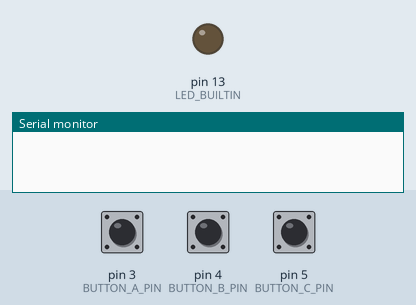
This sketch was run on a simulated Arduino Uno, built with avr-gcc and run on an emulated ATmega328P. Parts: output pins drawn as LEDs (lit = HIGH), the last lines printed to the serial monitor. Inputs (shaded band) come from the test bench; at power-on: pin 3 (BUTTON_A_PIN) LOW, pin 4 (BUTTON_B_PIN) LOW, pin 5 (BUTTON_C_PIN) LOW.

Above: at 1.2 s.
1.3 s: pin 3 (BUTTON_A_PIN) pulled HIGH for 0.15 s
At 1.4 s:
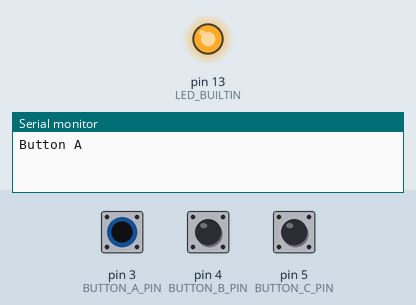
3.0 s: pin 4 (BUTTON_B_PIN) pulled HIGH for 0.15 s
At 4.3 s:
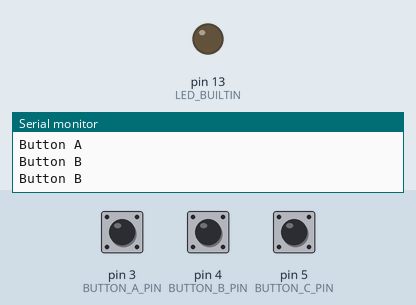
4.6 s: pin 5 (BUTTON_C_PIN) pulled HIGH for 0.15 s
At 4.7 s:
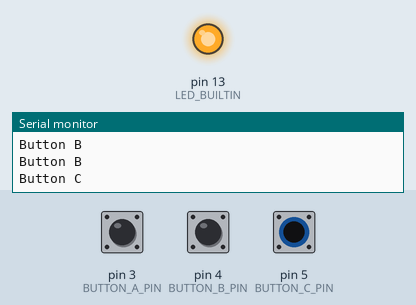
6.2 s: pin 5 (BUTTON_C_PIN) pulled HIGH for 3.2 s
At 10.4 s:
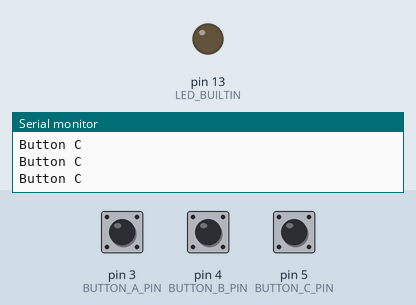
10.9 s: pin 3 (BUTTON_A_PIN) pulled HIGH for 3.2 s
At 11.6 s:
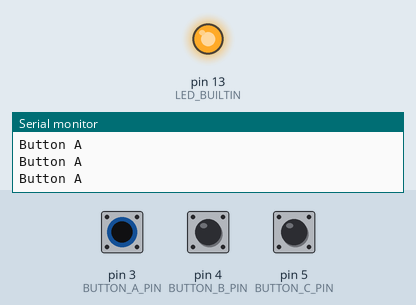
Timing chart, 0 to 15.6 s (numbered marks = the images above; inputs shaded):
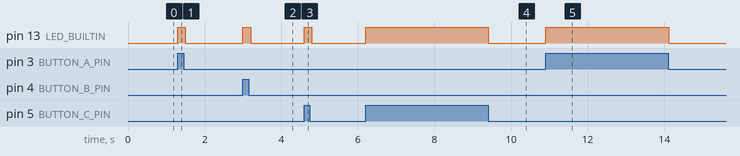

The sketch:

ButtonTest.ino
```cpp
// Philly Code Camp IoT Workshop
// Test button wiring

// Define pins for the buttons
#define BUTTON_A_PIN 3
#define BUTTON_B_PIN 4
#define BUTTON_C_PIN 5

void setup() {
  Serial.begin(9600);

  // Uncomment next line to wait for a serial connection
  // while (!Serial) { }

  // initialize digital pin LED_BUILTIN as an output.
  pinMode(LED_BUILTIN, OUTPUT);

  // initialize button pins as input.
  pinMode(BUTTON_A_PIN, INPUT);
  pinMode(BUTTON_B_PIN, INPUT);
  pinMode(BUTTON_C_PIN, INPUT);

}

void loop() {

  bool buttonA = digitalRead(BUTTON_A_PIN);
  bool buttonB = digitalRead(BUTTON_B_PIN);
  bool buttonC = digitalRead(BUTTON_C_PIN);

  if (buttonA) {
    Serial.println("Button A");
    digitalWrite(LED_BUILTIN, HIGH);
  } else if (buttonB) {
    Serial.println("Button B");
    digitalWrite(LED_BUILTIN, HIGH);
  } else if (buttonC) {
    Serial.println("Button C");
    digitalWrite(LED_BUILTIN, HIGH);
  } else {
    digitalWrite(LED_BUILTIN, LOW);
  }

  delay(100);

}

void blinkLED() {
  digitalWrite(LED_BUILTIN, HIGH);
  delay(500);
   digitalWrite(LED_BUILTIN, LOW);
}
```

Measured:
- after the input at 1.3 s, pin 13 (LED_BUILTIN): LOW → HIGH at once, → LOW 0.20 s later
- after the input at 3.0 s, pin 13 (LED_BUILTIN): LOW → HIGH at once, → LOW 0.20 s later
- after the input at 4.6 s, pin 13 (LED_BUILTIN): LOW → HIGH at once, → LOW 0.20 s later
- after the input at 6.2 s, pin 13 (LED_BUILTIN): LOW → HIGH at once, → LOW 3.2 s later
- after the input at 10.9 s, pin 13 (LED_BUILTIN): LOW → HIGH at once, → LOW 3.2 s later
